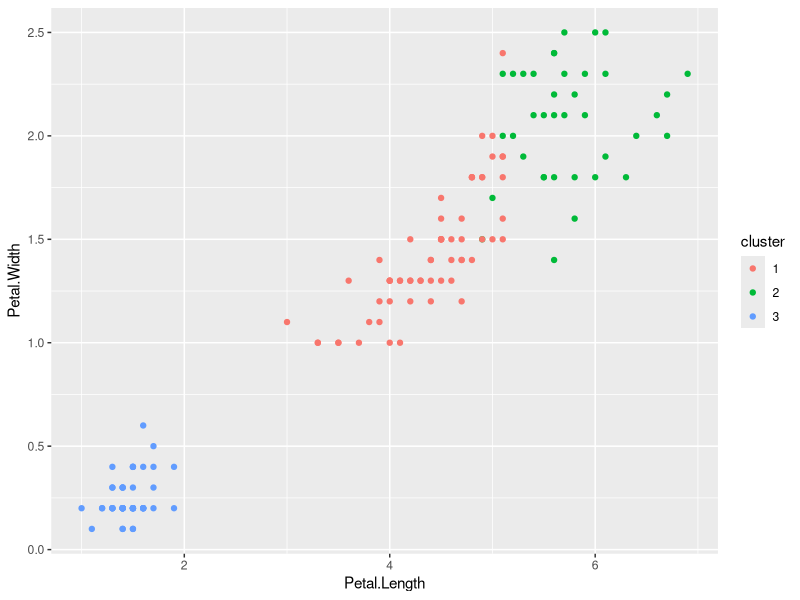

Generate this figure with R:
# iris

my_iris <- iris[-5]
species <- iris[[5]]
kmeans_iris <- kmeans(my_iris, 3)

# tabla para comparar con species
table(species, kmeans_iris$cluster)

my_iris$cluster <- factor(kmeans_iris$cluster)
library(ggplot2)

ggplot(my_iris, aes(Petal.Length, Petal.Width, color = cluster)) +
  geom_point()
